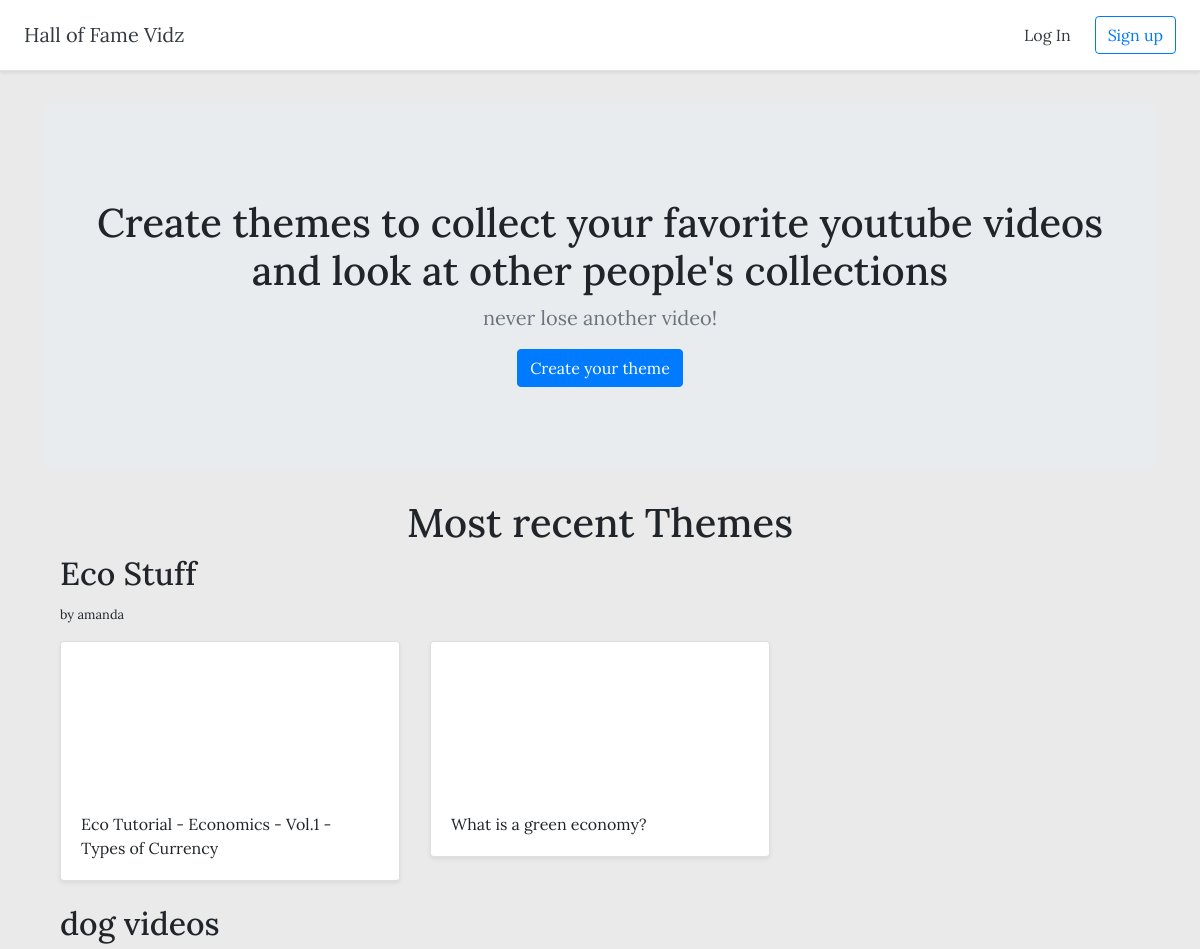
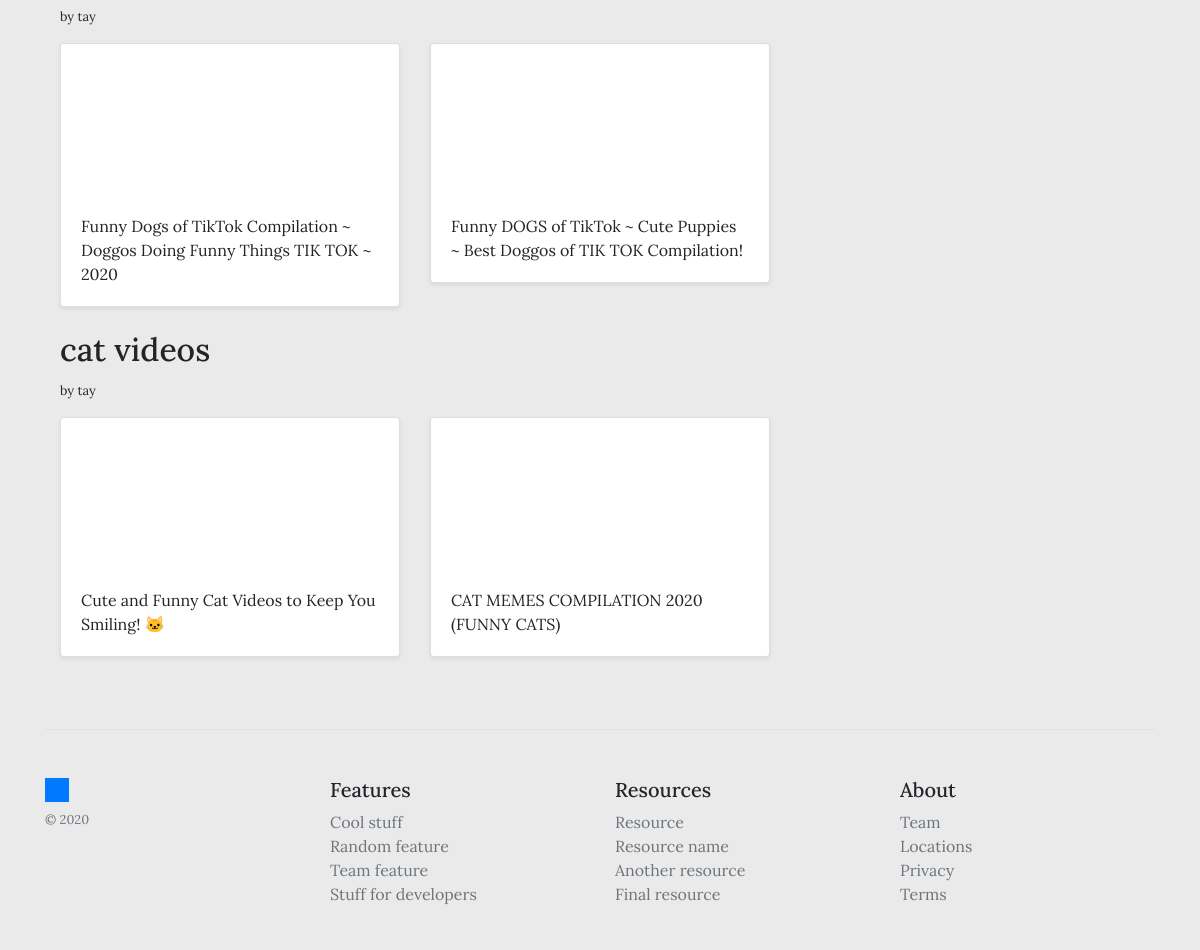
The page / on the database its author committed (2 pictures, top to bottom).
### themes/models.py (models this page shows, shortened)
class Theme(models.Model):
    title = models.CharField(max_length=255)
    created_at = models.DateTimeField(auto_now_add=True)
    updated_at = models.DateTimeField(auto_now=True)
    description = models.TextField()
    user = models.ForeignKey(User, on_delete=models.CASCADE)

class Video(models.Model):
    title = models.CharField(max_length=255)
    created_at = models.DateTimeField(auto_now_add=True)
    updated_at = models.DateTimeField(auto_now=True)
    url = models.URLField()
    youtube_id = models.CharField(max_length=255)
    theme = models.ForeignKey(Theme, on_delete=models.CASCADE)

### themes/views.py (the view)
# urls.py: path('', views.home, name='home'),
def home(request):
    recent_themes = Theme.objects.all().order_by('-id')[:3]
    context = {'recent_themes': recent_themes}
    return render(request, 'themes/home.html', context)

### themes/templates/themes/home.html
{% extends 'themes/base.html' %}
{% block content %}
<section class="jumbotron text-center">
    <div class="container">
        <h1 class="jumbotron-heading">Create themes to collect your favorite youtube videos and look at other people's collections</h1>
        <p class="lead text-muted">never lose another video!</p>
        <p><a href="{% url 'create_theme' %}" class="btn btn-primary">Create your theme</a></p>
    </div>
</section>
<div class="container">
    <h1 class="text-center">Most recent Themes</h1>
    {% for theme in recent_themes %}
    <h2>{{ theme.title }}</h2><small>by {{ theme.user.username }}</small>
    <div class="row">
        {% for video in theme.video_set.all %}
        <div class="col-md-4 mt-3">
            <div class="card mb-4 shadow-sm">
                <iframe width="100%" height="100%"
                    src="https://www.youtube.com/embed/{{ video.youtube_id }}"
                    frameborder="0"
                    allow="accelerometer; autoplay; clipboard-write; encrypted-media; gyroscope; picture-in-picture"
                    allowfullscreen></iframe>
                <div class="card-body">
                    <p class="card-text">{{ video.title }}</p>
                </div>
            </div>
        </div>
        {% endfor %}
    </div>
    {% endfor %}
</div>
{% endblock %}

### themes/templates/themes/base.html (shortened to what this page needs)
<!DOCTYPE html>
<html lang="en">
{% load static %}
<head>
    <link rel="stylesheet" href="https://cdnjs.cloudflare.com/ajax/libs/twitter-bootstrap/4.5.2/css/bootstrap.min.css">
    <link rel="stylesheet" href="https://cdnjs.cloudflare.com/ajax/libs/font-awesome/5.15.0/css/all.min.css">
    <link rel="stylesheet" href="{% static 'css/style.css'%}" type="text/css">
</head>
<body>
    <div class="d-flex flex-column flex-md-row align-items-center p-3 px-md-4 bg-white border-bottom shadow-sm">
        <h5 class="my-0 mr-md-auto font-weight-normal">
            <a href="{% url 'home' %}" class="text-dark">Hall of Fame Vidz</a>
        </h5>
        <nav class="my-2 my-md-0 mr-md-3">
            {% if user.is_authenticated %}
            <a class="p-2 text-dark" href="{% url 'dashboard' %}">Dashboard</a>
            <a class="p-2 text-dark" href="{% url 'logout' %}">Log Out</a>
            {% else %}
            <a class="p-2 text-dark" href="{% url 'login' %}">Log In</a>
            {% endif %}
        </nav>
            {% if user.is_authenticated == False %}
            <a class="btn btn-outline-primary" href="{% url 'signup' %}">Sign up</a>
            {% endif %}
    </div>
    <div class="container">
        {% block content%}
        {% endblock %}
        <footer class="pt-4 my-md-5 pt-md-5 border-top">
            <div class="row">
                <div class="col-12 col-md">
                <img class="mb-2" src="{% static 'media/favicon.ico' %}" alt="" width="24" height="24">
                <small class="d-block mb-3 text-muted">&copy; 2020</small>
                </div>
                <div class="col-6 col-md">
                <h5>Features</h5>
                <ul class="list-unstyled text-small">
                    <li><a class="text-muted" href="#">Cool stuff</a></li>
                    <li><a class="text-muted" href="#">Random feature</a></li>
                    <li><a class="text-muted" href="#">Team feature</a></li>
                    <li><a class="text-muted" href="#">Stuff for developers</a></li>
                </ul>
                </div>
                <div class="col-6 col-md">
                <h5>Resources</h5>
                <ul class="list-unstyled text-small">
                    <li><a class="text-muted" href="#">Resource</a></li>
                    <li><a class="text-muted" href="#">Resource name</a></li>
                    <li><a class="text-muted" href="#">Another resource</a></li>
                    <li><a class="text-muted" href="#">Final resource</a></li>
                </ul>
                </div>
                <div class="col-6 col-md">
                <h5>About</h5>
                <ul class="list-unstyled text-small">
                    <li><a class="text-muted" href="#">Team</a></li>
                    <li><a class="text-muted" href="#">Locations</a></li>
                    <li><a class="text-muted" href="#">Privacy</a></li>
                    <li><a class="text-muted" href="#">Terms</a></li>
                </ul>
                </div>
            </div>
        </footer>
    </div>
</body>
</html>

### themes/static/css/style.css (style rules this page uses)
* { font-family: 'Lora', sans-serif; }
body { background-color: rgb(234, 234, 234); }
.container { margin-top: 4vh; }
iframe, #videobox { border-radius: 6px; }

### rows shown on the page
Theme: title "Eco Stuff", user.username "amanda"
Video: title "Eco Tutorial - Economics - Vol.1 - Types of Currency"
Video: title "What is a green economy?"
Theme: title "dog videos", user.username "tay"
Video: title "Funny Dogs of TikTok Compilation ~ Doggos Doing Funny Things TIK TOK ~ 2020"
Video: title "Funny DOGS of TikTok ~ Cute Puppies ~ Best Doggos of TIK TOK Compilation!"
Theme: title "cat videos", user.username "tay"
Video: title "Cute and Funny Cat Videos to Keep You Smiling! 🐱"
Video: title "CAT MEMES COMPILATION 2020 (FUNNY CATS)"
